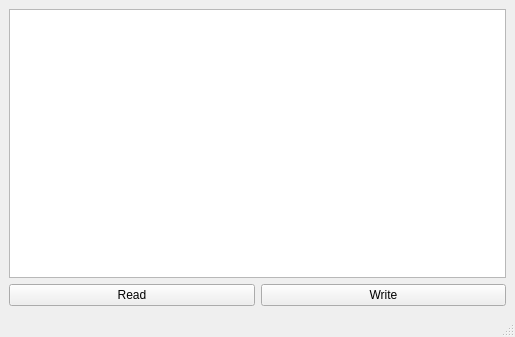
<?xml version="1.0" encoding="UTF-8"?>
<ui version="4.0">
 <class>MainWindow</class>
 <widget class="QMainWindow" name="MainWindow">
  <property name="geometry">
   <rect>
    <x>0</x>
    <y>0</y>
    <width>515</width>
    <height>337</height>
   </rect>
  </property>
  <property name="windowTitle">
   <string>MainWindow</string>
  </property>
  <widget class="QWidget" name="centralwidget">
   <layout class="QVBoxLayout" name="verticalLayout">
    <item>
     <layout class="QVBoxLayout" name="verticalLayout_2">
      <item>
       <widget class="QPlainTextEdit" name="edit_text"/>
      </item>
      <item>
       <layout class="QHBoxLayout" name="horizontalLayout">
        <item>
         <widget class="QPushButton" name="btn_read">
          <property name="text">
           <string>Read</string>
          </property>
         </widget>
        </item>
        <item>
         <widget class="QPushButton" name="btn_write">
          <property name="text">
           <string>Write</string>
          </property>
         </widget>
        </item>
       </layout>
      </item>
     </layout>
    </item>
   </layout>
  </widget>
  <widget class="QStatusBar" name="statusbar"/>
 </widget>
 <resources/>
 <connections/>
</ui>
